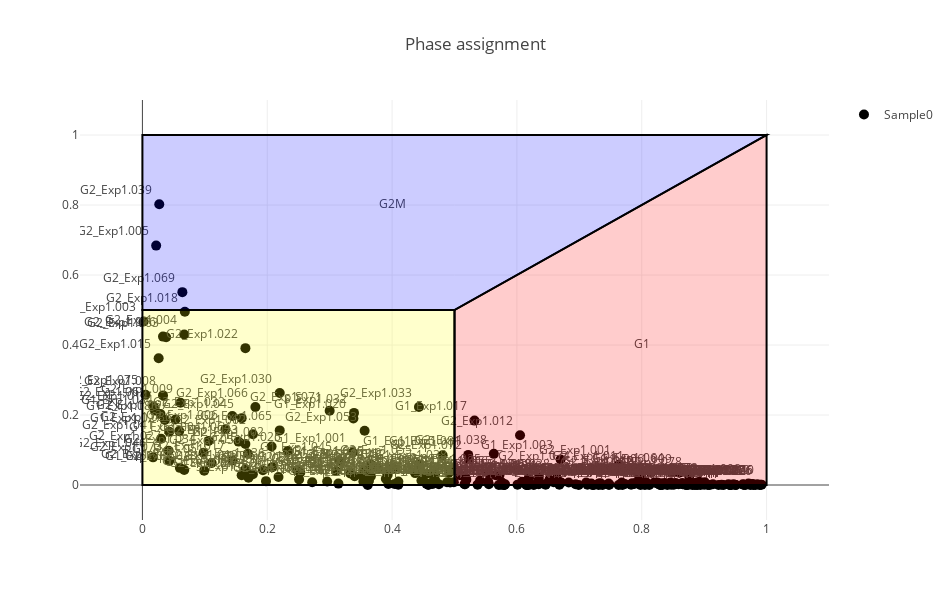

The cell this chart's notebook holds for it:
### Code cell
iplot(helper.get_prediction_plot(
    prediction_table.loc[:, "G1"], 
    prediction_table.loc[:, "S"], 
    prediction_table.loc[:, "G2M"], 
    samples=list(prediction_table.index),
    t="scatter", title="Phase assignment"
))

### Figure 1 — Plotly figure (JSON) as saved in the notebook; plotly's stock layout.template omitted (floating-point values rounded to 4 significant figures; data arrays with more than 128 entries replaced by an {"elided": "..."} marker saying what was removed)
{"data": [{"marker": {"color": "black", "size": 10, "symbol": "circle"}, "mode": "markers+text", "name": "Sample0", "text": {"elided": "247 str values"}, "textfont": {"size": 12}, "textposition": "top left", "type": "scatter", "x": {"elided": "247 float values"}, "y": {"elided": "247 float values"}}, {"hoverinfo": "none", "mode": "text", "showlegend": false, "text": ["G1", "G2M", "S"], "type": "scatter", "x": [0.8, 0.4, 0.25], "y": [0.4, 0.8, 0.25]}], "layout": {"height": 600, "shapes": [{"fillcolor": "rgba(255,0,0,0.2)", "path": " M 0.5,0 L1,0 L1,1 L0.5,0.5 Z", "type": "path"}, {"fillcolor": "rgba(255,255,0,0.2)", "path": " M 0,0 L0.5,0 L0.5,0.5 L0,0.5 Z", "type": "path"}, {"fillcolor": "rgba(0,0,255,0.2)", "path": " M 0,0.5 L0,1 L1,1 L0.5,0.5 Z", "type": "path"}], "title": "Phase assignment", "width": 950, "xaxis": {"range": [-0.1, 1.1]}, "yaxis": {"range": [-0.1, 1.1]}}}
